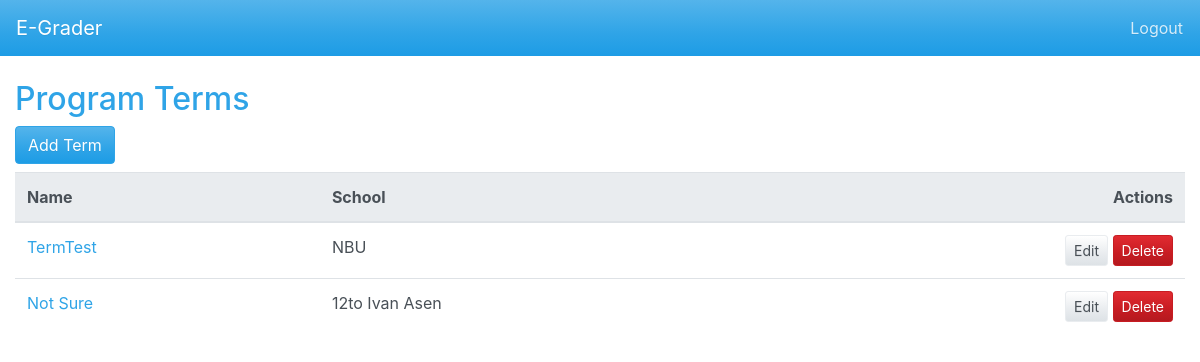
The app's page /terms/ (signed in) with its own data.
### core/models.py (models this page shows, shortened)
class ProgramTerm(models.Model):
    school = models.ForeignKey(School, on_delete=models.CASCADE, related_name='terms')
    name = models.CharField(max_length=100)
    start_date = models.DateField()
    end_date = models.DateField()
    subjects = models.ManyToManyField(Subject, related_name='terms')

class School(models.Model):
    name = models.CharField(max_length=255)
    address = models.TextField()

### core/views.py (the view)
# urls.py: path('terms/', ProgramTermListView.as_view(), name='term_list'),
@method_decorator(login_required, name='dispatch')
class ProgramTermListView(ListView):
    model = ProgramTerm
    template_name = 'terms/term_list.html'
    context_object_name = 'terms'

### templates/terms/term_list.html (shortened to what this page needs)
{% extends 'base.html' %}
{% block content %}
<h2>Program Terms</h2>
<a class="btn btn-primary mb-2" href="{% url 'term_add' %}">Add Term</a>
<div class="table-responsive">
  <table class="table table-hover">
    <thead class="thead-light">
      <tr>
        <th>Name</th>
        <th>School</th>
        <th class="text-right">Actions</th>
      </tr>
    </thead>
    <tbody>
      {% for term in terms %}
      <tr>
        <td><a href="{% url 'term_detail' term.pk %}">{{ term.name }}</a></td>
        <td>{{ term.school.name }}</td>
        <td class="text-right">
          <a href="{% url 'term_edit' term.pk %}" class="btn btn-sm btn-secondary">Edit</a>
          <a href="{% url 'term_delete' term.pk %}" class="btn btn-sm btn-danger">Delete</a>
        </td>
      </tr>
      {% empty %}
      <tr>
        <td colspan="3">No terms available.</td>
      </tr>
      {% endfor %}
    </tbody>
  </table>
</div>
{% endblock %}

### records on screen
ProgramTerm: name "TermTest", school.name "NBU"
ProgramTerm: name "Not Sure", school.name "12to Ivan Asen"
